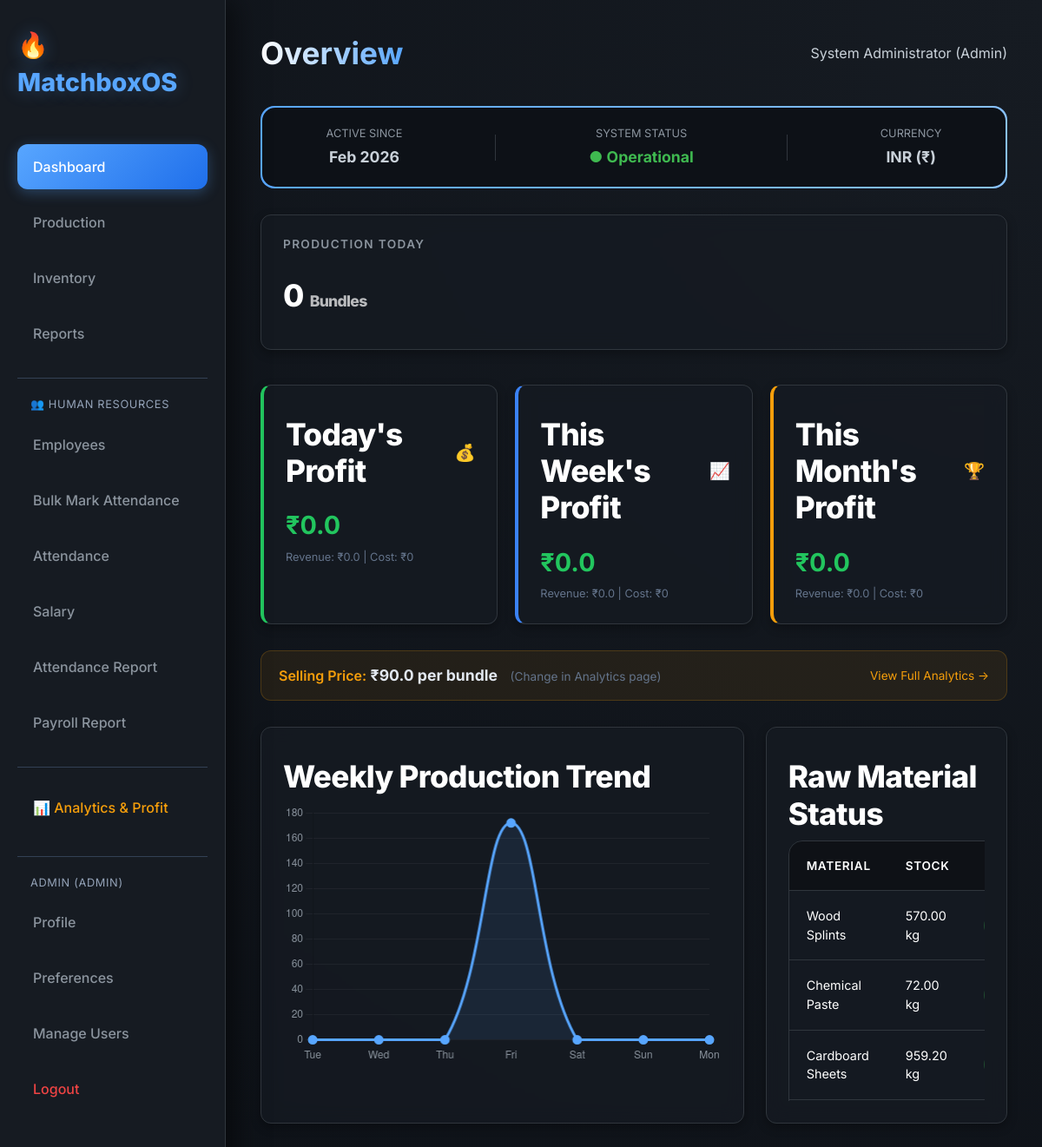
Screenshot of / (signed in) with the database file from the repository.
### Payroll/auth_models.py (models this page shows, shortened)
class User(UserMixin, db.Model):
    __tablename__ = 'user'
    id = db.Column(db.Integer, primary_key=True)
    username = db.Column(db.String(80), unique=True, nullable=False, index=True)
    email = db.Column(db.String(120), unique=True, nullable=False, index=True)
    password_hash = db.Column(db.String(255), nullable=False)
    full_name = db.Column(db.String(100))
    role = db.Column(db.String(20), default='operator')  # admin, operator, viewer
    is_active = db.Column(db.Boolean, default=True)
    created_at = db.Column(db.DateTime, default=datetime.datetime.utcnow)
    last_login = db.Column(db.DateTime)
    def has_permission(self, permission):
        permissions = {
            'admin': ['view', 'create', 'edit', 'delete', 'manage_users', 'reports', 'analytics'],
            'manager': ['view', 'create', 'edit', 'reports'],
            'supervisor': ['view', 'create'],
            'operator': ['view', 'create', 'edit'],
            'viewer': ['view']
        }
        return permission in permissions.get(self.role, [])

### Payroll/models.py (models this page shows, shortened)
class RawMaterial(db.Model):
    __tablename__ = 'raw_material'
    id = db.Column(db.Integer, primary_key=True)
    name = db.Column(db.String(100), unique=True, nullable=False, index=True)
    quantity = db.Column(db.Float, default=0.0, nullable=False)
    unit = db.Column(db.String(20), nullable=False)
    unit_price = db.Column(db.Float, default=0.0, nullable=False)
    created_at = db.Column(db.DateTime, default=datetime.datetime.utcnow)
    updated_at = db.Column(
        db.DateTime, default=datetime.datetime.utcnow, onupdate=datetime.datetime.utcnow)
    __table_args__ = (
        db.CheckConstraint('quantity >= 0', name='check_quantity_positive'),
        db.CheckConstraint('unit_price >= 0', name='check_price_positive'),
    )

### Payroll/routes.py (the view)
@bp.route('/')
@login_required
def dashboard():
    today = datetime.date.today()
    try:
        raw_materials = RawMaterial.query.all()
        production_today = db.session.query(db.func.sum(ProductionLog.bundles_produced))\
            .filter(ProductionLog.date == today, ProductionLog.is_deleted == False)\
            .scalar() or 0
        weekly_production = []
        for i in range(6, -1, -1):
            day = today - datetime.timedelta(days=i)
            day_total = db.session.query(db.func.sum(ProductionLog.bundles_produced))\
                .filter(ProductionLog.date == day, ProductionLog.is_deleted == False)\
                .scalar() or 0
            weekly_production.append({'day': day.strftime('%a'), 'total': day_total})
        low_stock_materials = InventoryService.get_low_stock_materials()
        profit_overview = None
        if current_user.role == 'admin':
            profit_overview = ProfitService.get_overview()
    except Exception as e:
        print(f"Error loading dashboard: {e}")
        raw_materials = []
        production_today = 0
        weekly_production = []
        low_stock_materials = []
        profit_overview = None
    return render_template('dashboard.html',
                         raw_materials=raw_materials,
                         production_today=production_today,
                         weekly_production=weekly_production,
                         low_stock_materials=low_stock_materials,
                         profit_overview=profit_overview)

### Payroll/templates/dashboard.html (shortened to what this page needs)
{% extends "base.html" %}
{% block header %}Overview{% endblock %}
{% block content %}
<div
    style="background: linear-gradient(90deg, var(--accent-color), #88c1ff); padding: 2px; border-radius: 16px; margin-bottom: 30px;">
    <div
        style="background: var(--bg-color); border-radius: 15px; padding: 20px; display: flex; justify-content: space-around; align-items: center;">
        <div style="text-align: center;">
            <div style="color: #8b949e; font-size: 0.8rem; text-transform: uppercase; margin-bottom: 5px;">Active Since
            </div>
            <div style="font-weight: bold; font-size: 1.1rem;">Feb 2026</div>
        </div>
        <div style="text-align: center;">
            <div style="color: #8b949e; font-size: 0.8rem; text-transform: uppercase; margin-bottom: 5px;">System Status
            </div>
            <div style="font-weight: bold; font-size: 1.1rem; color: var(--success-color);">● Operational</div>
        </div>
        <div style="text-align: center;">
            <div style="color: #8b949e; font-size: 0.8rem; text-transform: uppercase; margin-bottom: 5px;">Currency
            </div>
            <div style="font-weight: bold; font-size: 1.1rem;">INR (₹)</div>
        </div>
    </div>
</div>
<div class="grid-container">
    <div class="card">
        <h6 class="card-title">Production Today</h6>
        <div class="value" style="color: white !important;">{{ production_today }} <span
                style="font-size: 0.5em; opacity: 0.7;">Bundles</span></div>
    </div>
</div>
{% if profit_overview and current_user.role == 'admin' %}
<div style="display: grid; grid-template-columns: repeat(3, 1fr); gap: 20px; margin-bottom: 30px;">
    <div class="card" style="border-left: 4px solid #22c55e;">
        <div style="display: flex; justify-content: space-between; align-items: center; margin-bottom: 10px;">
            <h3 style="margin: 0; font-size: 0.9rem; color: #8b949e;">Today's Profit</h3>
            <span style="font-size: 1.2rem;">💰</span>
        </div>
        <div
            style="font-size: 1.8rem; font-weight: 700; color: {% if profit_overview.today.profit >= 0 %}#22c55e{% else %}#ef4444{% endif %};">
            ₹{{ profit_overview.today.profit }}
        </div>
        <div style="font-size: 0.8rem; color: #64748b; margin-top: 5px;">
            Revenue: ₹{{ profit_overview.today.revenue }} | Cost: ₹{{ profit_overview.today.cost }}
        </div>
    </div>
    <div class="card" style="border-left: 4px solid #3b82f6;">
        <div style="display: flex; justify-content: space-between; align-items: center; margin-bottom: 10px;">
            <h3 style="margin: 0; font-size: 0.9rem; color: #8b949e;">This Week's Profit</h3>
            <span style="font-size: 1.2rem;">📈</span>
        </div>
        <div
            style="font-size: 1.8rem; font-weight: 700; color: {% if profit_overview.week.profit >= 0 %}#22c55e{% else %}#ef4444{% endif %};">
            ₹{{ profit_overview.week.profit }}
        </div>
        <div style="font-size: 0.8rem; color: #64748b; margin-top: 5px;">
            Revenue: ₹{{ profit_overview.week.revenue }} | Cost: ₹{{ profit_overview.week.cost }}
        </div>
    </div>
    <div class="card" style="border-left: 4px solid #f59e0b;">
        <div style="display: flex; justify-content: space-between; align-items: center; margin-bottom: 10px;">
            <h3 style="margin: 0; font-size: 0.9rem; color: #8b949e;">This Month's Profit</h3>
            <span style="font-size: 1.2rem;">🏆</span>
        </div>
        <div
            style="font-size: 1.8rem; font-weight: 700; color: {% if profit_overview.month.profit >= 0 %}#22c55e{% else %}#ef4444{% endif %};">
            ₹{{ profit_overview.month.profit }}
        </div>
        <div style="font-size: 0.8rem; color: #64748b; margin-top: 5px;">
            Revenue: ₹{{ profit_overview.month.revenue }} | Cost: ₹{{ profit_overview.month.cost }}
        </div>
    </div>
</div>
<div
    style="background: rgba(245, 158, 11, 0.08); border: 1px solid rgba(245, 158, 11, 0.2); border-radius: 12px; padding: 15px 20px; margin-bottom: 30px; display: flex; justify-content: space-between; align-items: center;">
    <div>
        <span style="color: #f59e0b; font-weight: 600;">Selling Price:</span>
        <span style="color: #e2e8f0; font-weight: 700; font-size: 1.1rem;"> ₹{{ profit_overview.selling_price }} per
            bundle</span>
        <span style="color: #64748b; font-size: 0.85rem; margin-left: 10px;">(Change in Analytics page)</span>
    </div>
    <a href="{{ url_for('main.analytics') }}" style="color: #f59e0b; text-decoration: none; font-size: 0.85rem;">View
        Full Analytics →</a>
</div>
{% endif %}
<div style="display: grid; grid-template-columns: 2fr 1fr; gap: 25px; margin-bottom: 40px;">
    <div class="card">
        <h3>Weekly Production Trend</h3>
        <canvas id="productionChart" style="max-height: 300px;"></canvas>
    </div>
    <div class="card">
        <h3>Raw Material Status</h3>
        <div style="max-height: 300px; overflow-y: auto;">
            <table style="margin-top: 0; width: 100%; font-size: 0.9rem;">
                <thead>
                    <tr>
                        <th>Material</th>
                        <th>Stock</th>
                        <th>Status</th>
                    </tr>
                </thead>
                <tbody>
                    {% for material in raw_materials %}
                    <tr>
                        <td>{{ material.name }}</td>
                        <td>{{ "%.2f"|format(material.quantity) }} {{ material.unit }}</td>
                        <td>
                        </td>
                    </tr>
                    {% endfor %}
                </tbody>
            </table>
        </div>
    </div>
</div>
<script>
    const ctx = document.getElementById('productionChart').getContext('2d');
    const chartData = {
        labels: [{% for item in weekly_production %}"{{ item.day }}"{% if not loop.last %}, {% endif %} {% endfor %}],
    datasets: [{
        label: 'Bundles Produced',
        data: [{% for item in weekly_production %}{{ item.total }}{% if not loop.last %}, {% endif %} {% endfor %}],
    borderColor: '#58a6ff',
        backgroundColor: 'rgba(88, 166, 255, 0.1)',
            borderWidth: 3,
                fill: true,
                    tension: 0.4,
                        pointBackgroundColor: '#58a6ff',
                            pointRadius: 4
        }]
    };
    new Chart(ctx, {
        type: 'line',
        data: chartData,
        options: {
            responsive: true,
            maintainAspectRatio: false,
            plugins: {
                legend: { display: false }
            },
            scales: {
                y: {
                    beginAtZero: true,
                    grid: { color: 'rgba(255,255,255,0.05)' },
                    ticks: { color: '#8b949e' }
                },
                x: {
                    grid: { display: false },
                    ticks: { color: '#8b949e' }
                }
            }
        }
    });
</script>
{% endblock %}

### Payroll/templates/base.html (shortened to what this page needs)
<!DOCTYPE html>
<html lang="en">
<head>
    <link href="https://cdn.jsdelivr.net/npm/bootstrap@5.3.0/dist/css/bootstrap.min.css" rel="stylesheet">
    <link rel="stylesheet" href="https://cdnjs.cloudflare.com/ajax/libs/font-awesome/6.4.0/css/all.min.css">
    <link rel="stylesheet" href="{{ url_for('static', filename='css/style.css') }}?v=999999">
</head>
<body>
    <div class="sidebar">
        <div class="logo">🔥 MatchboxOS</div>
        <nav>
            <a href="{{ url_for('main.dashboard') }}"
                class="nav-link {% if request.endpoint == 'main.dashboard' %}active{% endif %}">Dashboard</a>
            <a href="{{ url_for('main.production') }}"
                class="nav-link {% if request.endpoint == 'main.production' %}active{% endif %}">Production</a>
            <a href="{{ url_for('main.inventory') }}"
                class="nav-link {% if request.endpoint == 'main.inventory' %}active{% endif %}">Inventory</a>
            {% if current_user.role != 'supervisor' %}
            <a href="{{ url_for('main.reports') }}"
                class="nav-link {% if request.endpoint == 'main.reports' %}active{% endif %}">Reports</a>
            {% endif %}
            <div style="margin-top: 25px; border-top: 1px solid #334155; padding-top: 20px;">
                <div
                    style="color: #94a3b8; font-size: 0.8rem; padding: 0 15px 10px; text-transform: uppercase; letter-spacing: 0.05em;">
                    👥 Human Resources
                </div>
                <a href="{{ url_for('employee.list_employees') }}"
                    class="nav-link {% if request.endpoint == 'employee.list_employees' %}active{% endif %}">Employees</a>
                <a href="{{ url_for('employee.bulk_attendance') }}"
                    class="nav-link {% if request.endpoint == 'employee.bulk_attendance' %}active{% endif %}">Bulk Mark
                    Attendance</a>
                <a href="{{ url_for('employee.attendance_list') }}"
                    class="nav-link {% if request.endpoint == 'employee.attendance_list' %}active{% endif %}">Attendance</a>
                {% if current_user.role != 'supervisor' %}
                <a href="{{ url_for('employee.salary_list') }}"
                    class="nav-link {% if request.endpoint == 'employee.salary_list' %}active{% endif %}">Salary</a>
                {% endif %}
                <a href="{{ url_for('employee.attendance_report') }}"
                    class="nav-link {% if request.endpoint == 'employee.attendance_report' %}active{% endif %}">Attendance
                    Report</a>
                {% if current_user.role != 'supervisor' %}
                <a href="{{ url_for('employee.payroll_report') }}"
                    class="nav-link {% if request.endpoint == 'employee.payroll_report' %}active{% endif %}">Payroll
                    Report</a>
                {% endif %}
            </div>
            {% if current_user.is_authenticated and current_user.role == 'admin' %}
            <div style="margin-top: 25px; border-top: 1px solid #334155; padding-top: 20px;">
                <a href="{{ url_for('main.analytics') }}"
                    class="nav-link {% if request.endpoint == 'main.analytics' %}active{% endif %}"
                    style="color: #f59e0b;">📊 Analytics & Profit</a>
            </div>
            {% endif %}
            <div style="margin-top: 30px; border-top: 1px solid #334155; padding-top: 20px;">
                {% if current_user.is_authenticated %}
                <div
                    style="color: #94a3b8; font-size: 0.8rem; padding: 0 15px 10px; text-transform: uppercase; letter-spacing: 0.05em;">
                    {{ current_user.username }} ({{ current_user.role }})
                </div>
                <a href="{{ url_for('auth.profile') }}"
                    class="nav-link {% if request.endpoint == 'auth.profile' %}active{% endif %}">Profile</a>
                <a href="{{ url_for('auth.preferences') }}"
                    class="nav-link {% if request.endpoint == 'auth.preferences' %}active{% endif %}">Preferences</a>
                {% if current_user.has_permission('manage_users') %}
                <a href="{{ url_for('auth.users') }}"
                    class="nav-link {% if request.endpoint == 'auth.users' %}active{% endif %}">Manage Users</a>
                {% endif %}
                <a href="{{ url_for('auth.logout') }}" class="nav-link" style="color: #ef4444;">Logout</a>
                {% else %}
                <a href="{{ url_for('auth.login') }}"
                    class="nav-link {% if request.endpoint == 'auth.login' %}active{% endif %}">Login</a>
                {% endif %}
            </div>
        </nav>
    </div>
    <div class="main-content">
        <header>
            <h1>{% block header %}Dashboard{% endblock %}</h1>
            <div class="user-profile">
                {% if current_user.is_authenticated %}
                {{ current_user.full_name or current_user.username }} ({{ current_user.role|capitalize }})
                {% else %}
                Guest
                {% endif %}
            </div>
        </header>
        {% block content %}{% endblock %}
    </div>
</body>
</html>

### rows the page displays
User: username "ADMIN", role "ADMIN", full_name "System Administrator", role "Admin"
RawMaterial: name "Wood Splints", quantity "570.00", unit "kg"
RawMaterial: name "Chemical Paste", quantity "72.00", unit "kg"
RawMaterial: name "Cardboard Sheets", quantity "959.20", unit "kg"

### other values shown
{{ production_today }} "0"
{{ profit_overview.today.profit }} "0.0"
{{ profit_overview.today.revenue }} "0.0"
{{ profit_overview.today.cost }} "0"
{{ profit_overview.week.profit }} "0.0"
{{ profit_overview.week.revenue }} "0.0"
{{ profit_overview.week.cost }} "0"
{{ profit_overview.month.profit }} "0.0"
{{ profit_overview.month.revenue }} "0.0"
{{ profit_overview.month.cost }} "0"
{{ profit_overview.selling_price }} "90.0"
chart data {{ item.total }} 0, 0, 0, 172, 0, 0, 0
